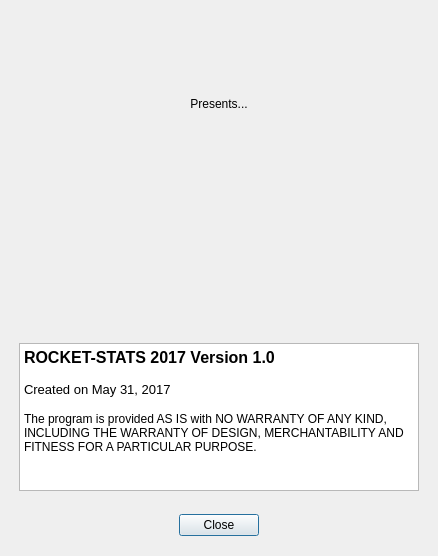
<?xml version="1.0" encoding="UTF-8"?>
<ui version="4.0">
 <class>UIRStatsAbout</class>
 <widget class="QDialog" name="UIRStatsAbout">
  <property name="geometry">
   <rect>
    <x>0</x>
    <y>0</y>
    <width>434</width>
    <height>556</height>
   </rect>
  </property>
  <property name="windowTitle">
   <string>About ROCKET-STATS 2017</string>
  </property>
  <layout class="QVBoxLayout" name="verticalLayout">
   <item>
    <layout class="QHBoxLayout" name="horizontalLayout">
     <property name="leftMargin">
      <number>4</number>
     </property>
     <property name="topMargin">
      <number>4</number>
     </property>
     <property name="rightMargin">
      <number>4</number>
     </property>
     <property name="bottomMargin">
      <number>4</number>
     </property>
     <item>
      <layout class="QVBoxLayout" name="verticalLayout_2">
       <property name="leftMargin">
        <number>4</number>
       </property>
       <property name="topMargin">
        <number>4</number>
       </property>
       <property name="rightMargin">
        <number>4</number>
       </property>
       <property name="bottomMargin">
        <number>4</number>
       </property>
       <item>
        <layout class="QHBoxLayout" name="horizontalLayout_3">
         <property name="leftMargin">
          <number>4</number>
         </property>
         <property name="topMargin">
          <number>4</number>
         </property>
         <property name="rightMargin">
          <number>4</number>
         </property>
         <property name="bottomMargin">
          <number>4</number>
         </property>
         <item>
          <widget class="QLabel" name="m_lblTeamCBTekLogo">
           <property name="minimumSize">
            <size>
             <width>128</width>
             <height>64</height>
            </size>
           </property>
           <property name="maximumSize">
            <size>
             <width>128</width>
             <height>64</height>
            </size>
           </property>
           <property name="text">
            <string/>
           </property>
           <property name="scaledContents">
            <bool>true</bool>
           </property>
          </widget>
         </item>
        </layout>
       </item>
       <item>
        <widget class="QLabel" name="label">
         <property name="text">
          <string>Presents...</string>
         </property>
         <property name="alignment">
          <set>Qt::AlignCenter</set>
         </property>
        </widget>
       </item>
       <item>
        <widget class="QFrame" name="frame">
         <property name="sizePolicy">
          <sizepolicy hsizetype="Preferred" vsizetype="Expanding">
           <horstretch>0</horstretch>
           <verstretch>0</verstretch>
          </sizepolicy>
         </property>
         <property name="minimumSize">
          <size>
           <width>0</width>
           <height>220</height>
          </size>
         </property>
         <layout class="QHBoxLayout" name="horizontalLayout_4">
          <property name="spacing">
           <number>0</number>
          </property>
          <property name="leftMargin">
           <number>0</number>
          </property>
          <property name="topMargin">
           <number>0</number>
          </property>
          <property name="rightMargin">
           <number>0</number>
          </property>
          <property name="bottomMargin">
           <number>0</number>
          </property>
          <item>
           <widget class="QLabel" name="m_lblRStatsLogo">
            <property name="minimumSize">
             <size>
              <width>400</width>
              <height>200</height>
             </size>
            </property>
            <property name="maximumSize">
             <size>
              <width>256</width>
              <height>190</height>
             </size>
            </property>
            <property name="text">
             <string/>
            </property>
            <property name="scaledContents">
             <bool>true</bool>
            </property>
           </widget>
          </item>
         </layout>
        </widget>
       </item>
       <item>
        <widget class="QTextBrowser" name="textBrowser">
         <property name="html">
          <string>&lt;!DOCTYPE HTML PUBLIC &quot;-//W3C//DTD HTML 4.0//EN&quot; &quot;http://www.w3.org/TR/REC-html40/strict.dtd&quot;&gt;
&lt;html&gt;&lt;head&gt;&lt;meta name=&quot;qrichtext&quot; content=&quot;1&quot; /&gt;&lt;style type=&quot;text/css&quot;&gt;
p, li { white-space: pre-wrap; }
&lt;/style&gt;&lt;/head&gt;&lt;body style=&quot; font-family:'Sans'; font-size:10pt; font-weight:400; font-style:normal;&quot;&gt;
&lt;p style=&quot; margin-top:0px; margin-bottom:0px; margin-left:0px; margin-right:0px; -qt-block-indent:0; text-indent:0px;&quot;&gt;&lt;span style=&quot; font-family:'MS Shell Dlg 2'; font-size:12pt; font-weight:600;&quot;&gt;ROCKET-STATS 2017 Version 1.0&lt;/span&gt;&lt;/p&gt;
&lt;p style=&quot;-qt-paragraph-type:empty; margin-top:0px; margin-bottom:0px; margin-left:0px; margin-right:0px; -qt-block-indent:0; text-indent:0px; font-family:'MS Shell Dlg 2';&quot;&gt;&lt;br /&gt;&lt;/p&gt;
&lt;p style=&quot; margin-top:0px; margin-bottom:0px; margin-left:0px; margin-right:0px; -qt-block-indent:0; text-indent:0px;&quot;&gt;&lt;span style=&quot; font-family:'MS Shell Dlg 2';&quot;&gt;Created on May 31, 2017&lt;/span&gt;&lt;/p&gt;
&lt;p style=&quot;-qt-paragraph-type:empty; margin-top:0px; margin-bottom:0px; margin-left:0px; margin-right:0px; -qt-block-indent:0; text-indent:0px; font-family:'MS Shell Dlg 2';&quot;&gt;&lt;br /&gt;&lt;/p&gt;
&lt;p style=&quot; margin-top:0px; margin-bottom:0px; margin-left:0px; margin-right:0px; -qt-block-indent:0; text-indent:0px;&quot;&gt;&lt;span style=&quot; font-family:'MS Shell Dlg 2'; font-size:9pt;&quot;&gt;The program is provided AS IS with NO WARRANTY OF ANY KIND, INCLUDING THE WARRANTY OF DESIGN, MERCHANTABILITY AND FITNESS FOR A PARTICULAR PURPOSE.&lt;/span&gt;&lt;/p&gt;&lt;/body&gt;&lt;/html&gt;</string>
         </property>
        </widget>
       </item>
      </layout>
     </item>
    </layout>
   </item>
   <item>
    <widget class="QFrame" name="horizontalFrame">
     <property name="sizePolicy">
      <sizepolicy hsizetype="Preferred" vsizetype="Fixed">
       <horstretch>0</horstretch>
       <verstretch>0</verstretch>
      </sizepolicy>
     </property>
     <layout class="QHBoxLayout" name="horizontalLayout_2">
      <item>
       <spacer name="horizontalSpacer">
        <property name="orientation">
         <enum>Qt::Horizontal</enum>
        </property>
        <property name="sizeHint" stdset="0">
         <size>
          <width>40</width>
          <height>20</height>
         </size>
        </property>
       </spacer>
      </item>
      <item>
       <widget class="QPushButton" name="m_btnOK">
        <property name="text">
         <string>Close</string>
        </property>
       </widget>
      </item>
      <item>
       <spacer name="horizontalSpacer_2">
        <property name="orientation">
         <enum>Qt::Horizontal</enum>
        </property>
        <property name="sizeHint" stdset="0">
         <size>
          <width>40</width>
          <height>20</height>
         </size>
        </property>
       </spacer>
      </item>
     </layout>
    </widget>
   </item>
  </layout>
 </widget>
 <resources/>
 <connections/>
</ui>
